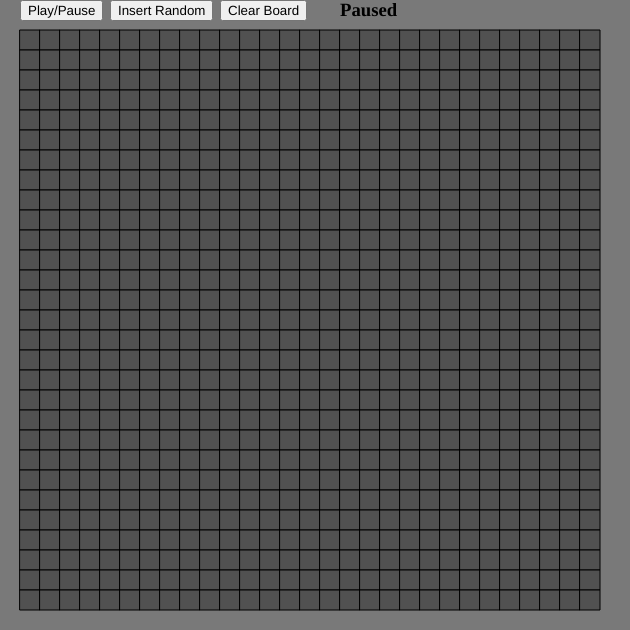
Frame 1 (no input)
Frame 60 (no input): identical to frame 1, image omitted
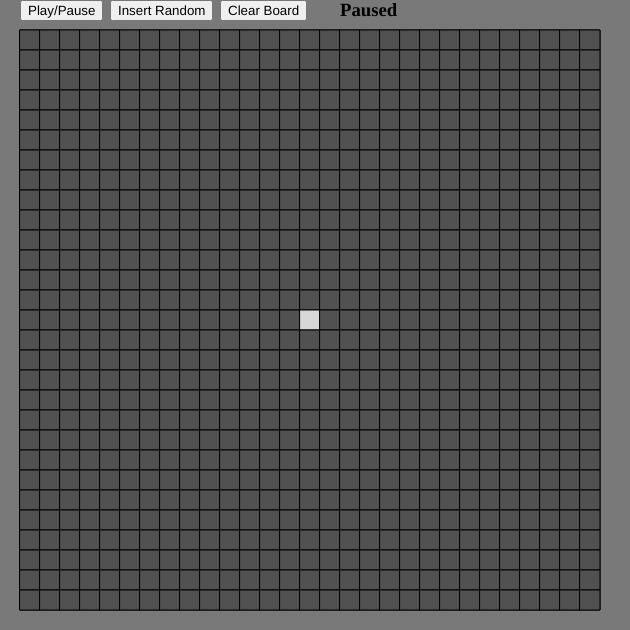
Frame 120 (the mouse pressed at the canvas centre since frame 60)

The p5.js sketch that drew these frames (run headless with seeded random() and noise() and a simulated clock; from frame 60 on, the mouse is pressed at the canvas centre):

// p5.js sketch
// ── sketch.js
// simulation variables
let rows = 30;
let cols = 30;
let size = 20;
let loneliness = 2;
let overpopulation = 3;
let reproduction = 3;
let insert_random_amount = 100;
let automata;
let running = false;

// color variables
let bg_color = 121;
let active_color = 215;
let inactive_color = 81;

// ui variables
let btn_play_pause
let btn_insert_random
let btn_clear_board
let lbl_status

function random_position(min, max) {
    // returns random (x, y) position dictionary
    return {x: floor(random(min+1, max-1)), y: floor(random(min+1, max-1))};
}

function insert_random_points() {
    // insert random points
    for (let i = 0; i < insert_random_amount; i++) {
        position = random_position(1, cols-1);
        automata.state[position["x"]][position["y"]].value = 1;
    }
    draw_board();
}

function toggle_simulation() {
    // set simulation parameters and start it
    running = !running;
    if (running) {
        lbl_status.html("Playing")
    } else {
        lbl_status.html("Paused")
    }
}

function reset_automata() {
    automata.initialize();
    draw_board();
}

function create_UI() {
    btn_play_pause = createButton("Play/Pause");
    btn_play_pause.position(20, 0);
    btn_play_pause.mousePressed(toggle_simulation);

    btn_insert_random = createButton("Insert Random");
    btn_insert_random.position(110, 0);
    btn_insert_random.mousePressed(insert_random_points);

    btn_clear_board = createButton("Clear Board");
    btn_clear_board.position(220, 0);
    btn_clear_board.mousePressed(reset_automata);

    lbl_status = createElement("h3", "Paused")
    lbl_status.position(340, -20);
}

function mousePressed() {
    // activate automaton with mouse click
    if (mouseX > size && mouseX < (cols-1)*size+size) {
        if (mouseY > size+10 && mouseY < (rows-1)*size+size+10) {
            index_x = floor((mouseX-size)/size);
            index_y = floor((mouseY-size-10)/size);
            automata.state[index_x][index_y].value = !automata.state[index_x][index_y].value;
            draw_board();
        }
    }
}

function draw_board() {
    // draw the board based on the automata state
    for (let x = 0; x < cols-1; x++) {
        for (let y = 0; y < rows-1; y++) {
            if (automata.state[x][y].value == 1) {
                fill(active_color);
            } else {
                fill(inactive_color);
            }
            rect(x*size+size, y*size+size+10, size, size);
        }
    }
}

function setup() {
    // this function runs only once
    createCanvas(cols*(size+1), rows*(size+1));
    background(bg_color);
    automata = new Automata(loneliness, overpopulation, 
                            reproduction, rows, cols);
    reset_automata();
    create_UI();
}

function draw() {
    // this function runs every frame in a loop
    if (!running) {
        return;
    }
    background(bg_color);
    automata.evolve();
    draw_board();
}

// ── automata.js
class Automata {
    constructor(loneliness, overpopulation, reproduction, rows, cols) {
        // assign attributes
        this.lone = loneliness;
        this.overpop = overpopulation;
        this.repro = reproduction;
        this.rows = rows;
        this.cols = cols;

        // create state matrix
        this.state = new Array(cols);
        for (let i = 0; i < cols; i++) {
            this.state[i] = new Array(rows);
        }
    }

    initialize() {
        for (let x = 0; x < this.cols; x++) {
            for (let y = 0; y < this.rows; y++) {
                this.state[x][y] = new Automaton(0);
            }
        } 
    }

    num_of_neighbors(x, y) {
        // get cell's amount of neighbors
        let neighbors = 0;
        for (let i = -1; i <= 1; i++) {
            for (let j = -1; j <= 1; j++) {
                neighbors += this.state[x+i][y+j].value;
            }
        }
        // remove extra unit if state[x][y] is active
        return neighbors - this.state[x][y].value;
    }

    apply_rules(x, y, neighbors, aux) {
        // apply defined rules to (x, y)
        if (this.state[x][y].value == 1 && neighbors < this.lone) {
            aux[x][y].value = 0;
        } else if (this.state[x][y].value == 1 && neighbors > this.overpop) {
            aux[x][y].value = 0;
        } else if (this.state[x][y].value == 0 && neighbors == this.repro) {
            aux[x][y].value = 1;
        } else {
            aux[x][y].value = this.state[x][y].value;
        }
    }

    evolve() {
        // evolve automata
        
        // create aux matrix
        let aux = new Array(this.cols);
        for (let i = 0; i < this.cols; i++) {
            aux[i] = new Array(this.rows);
            for (let j = 0; j < this.rows; j++) {
                aux[i][j] = new Automaton(0);
            }
        }

        // compute new state
        for (let x = 1; x < this.cols - 1; x++) {
            for (let y = 1; y < this.rows - 1; y++) {
                let neighbors = this.num_of_neighbors(x, y);
                this.apply_rules(x, y, neighbors, aux);
            }
        } 
        // swap states
        let temp = this.state;
        this.state = aux;
        aux = temp;
    }
}

// ── automaton.js
class Automaton {
    constructor(value) {
        this.value = value;
    }
}
